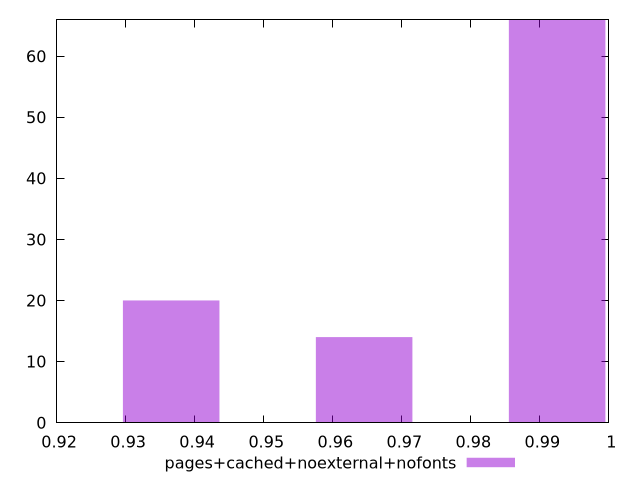

Write gnuplot code to recreate this figure.
$_pagesCachedNoexternalNofonts <<EOF
0.9925064549226279 66
0.9645485266149483 14
0.9365905983072685 20
EOF
set key outside below
set terminal pngcairo
set output "report_00006_2020-11-02T20-21-41.718Z/first-contentful-paint/pages+cached+noexternal+nofonts//hist.png"
set yrange [0:66]
set boxwidth 0.01397896415383983
set style fill transparent solid 0.5 noborder
plot $_pagesCachedNoexternalNofonts title "pages+cached+noexternal+nofonts" with boxes ,
